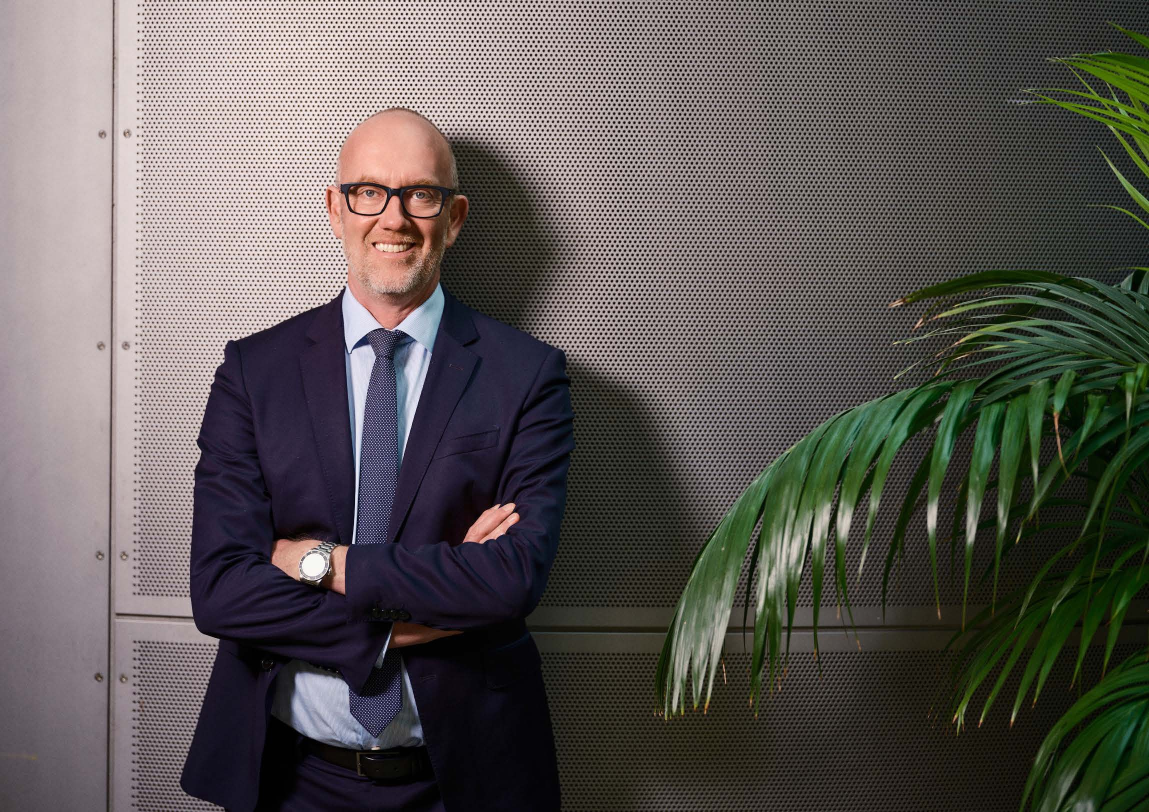
#> input picture brand/extract/04-photos/01-executive-portraits/dk-annual-report-2025_p05_01.jpg, 2298 x 1624 px, given in place of cn-impact-plan-2026_p01_17.png, which was not available (shown at 1/2 size)
$ python build_brand_assets.py
#> lines starting #> are read from the running program, lines starting #| are printed output that depends on the picture; pictures that were not available may be replaced by others from this repository, and a replacement may not be noted
"""Builds the small web versions of the KPMG brand photos the explainer page can show.

Source: brand/extract (the KPMG 2026 asset library). Output: agent/assets/brand/<id>.jpg,
800 x 320 banner crops (the 2.5:1 card-banner shape of the thought-leadership decks), small
enough to inline several per page under GE's per-message limit. Run from the repo root:
    python tools/build_brand_assets.py
The catalogue (ids, descriptions, themes) lives in agent/brand.py. Also writes the line icons
from 07-diagrams/icons to agent/assets/icons.
"""
import pathlib
import re
import sys

from PIL import Image

sys.path.insert(0, str(pathlib.Path(__file__).resolve().parents[1]))
from agent.brand import PHOTOS  # noqa: E402

ROOT = pathlib.Path(__file__).resolve().parents[1]
SRC = ROOT / "brand" / "extract" / "04-photos"
OUT = ROOT / "agent" / "assets" / "brand"
W, H = 800, 320


def crop(im: Image.Image, focus_x: float, focus_y: float = 0.5) -> Image.Image:
    """Scale to cover W x H, then crop around focus_x / focus_y (0 = left/top edge, 1 = right/bottom)."""
    scale = max(W / im.width, H / im.height)
    im = im.resize((round(im.width * scale), round(im.height * scale)), Image.LANCZOS)
    left = round((im.width - W) * focus_x)
    top = round((im.height - H) * focus_y)
    return im.crop((left, top, left + W, top + H))


def icons() -> None:
    """The six line icons from 07-diagrams, cleaned for inline use: metadata and fixed size
    removed, stroke set to currentColor so they follow the page's colour (and dark mode)."""
    out = ROOT / "agent" / "assets" / "icons"
    out.mkdir(parents=True, exist_ok=True)
    for f in sorted((ROOT / "brand" / "extract" / "07-diagrams" / "icons").glob("icon-*-blue.svg")):
        s = re.sub(r"<metadata>.*?</metadata>|<!--.*?-->", "", f.read_text(encoding="utf-8"), flags=re.S)
        s = re.sub(r'\s+xmlns:c2pa="[^"]*"', "", s)
        s = re.sub(r'\s(width|height)="[^"]*"', "", s, count=2).replace('stroke="#00338D"', 'stroke="currentColor"')
        (out / f"{f.name[5:-9]}.svg").write_text(re.sub(r">\s+<", "><", s).strip(), encoding="utf-8")


def main() -> None:
    OUT.mkdir(parents=True, exist_ok=True)
    for p in PHOTOS:
        im = Image.open(SRC / p.source).convert("RGB")
#> im is the input picture: PIL image 2298x1624 RGB; mean R, G, B 92.9, 88.5, 85.4
        crop(im, p.focus_x, p.focus_y).save(OUT / f"{p.id}.jpg", quality=72, optimize=True, progressive=True)
#> in crop, `im = im.resize((round(im.width * scale), round(im.height * scale)), Im..`:
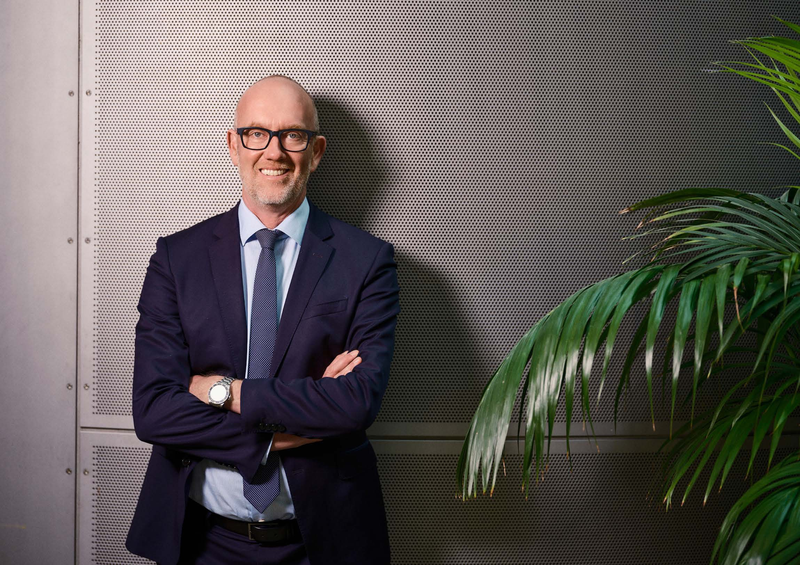
#> im: PIL image 800x565 RGB; mean R, G, B 92.9, 88.5, 85.4
#> in crop, `return im.crop((left, top, left + W, top + H))`:
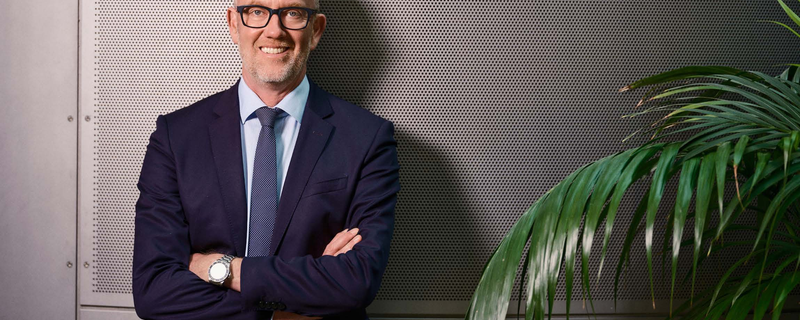
#> returned value: PIL image 800x320 RGB; mean R, G, B 90.8, 87.3, 84.8
#> pass 2 of the loop in main, `for p in PHOTOS:`:
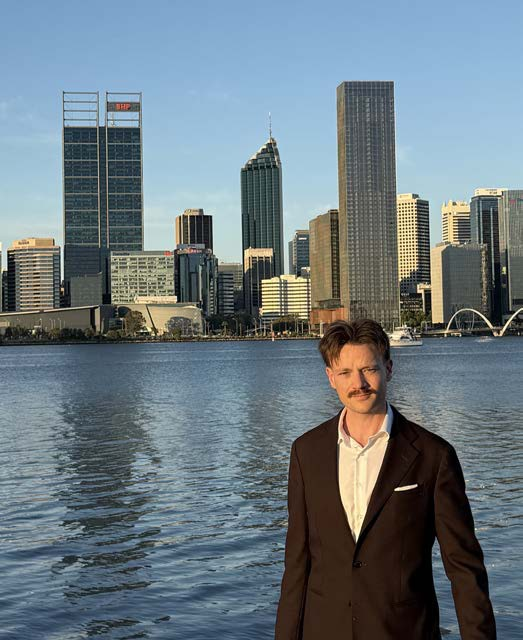
#> input picture brand/extract/04-photos/01-executive-portraits/dk-annual-report-2025_p15_02.jpg, 523 x 640 px, given in place of global-tech-report-2026_p01_01.jpg, which was not available
#> in main, im is the input picture: PIL image 523x640 RGB; mean R, G, B 107.8, 121.6, 129.2
#> im: PIL image 800x979 RGB
#> in crop (call 2), `return im.crop((left, top, left + W, top + H))`:
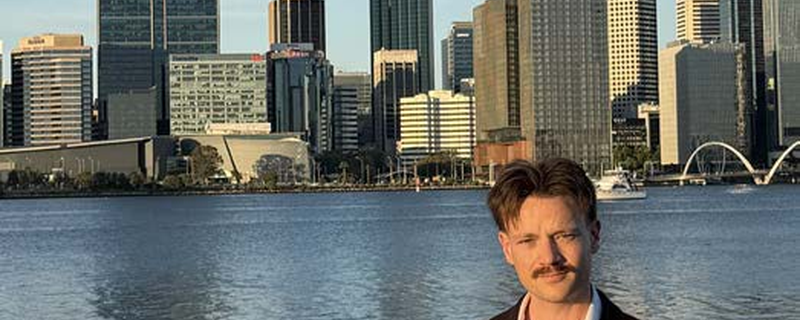
#> returned value: PIL image 800x320 RGB; mean R, G, B 104.5, 108.3, 103.7
    total = sum(f.stat().st_size for f in OUT.glob("*.jpg"))
    print(f"{len(PHOTOS)} photos, {total // 1024} KB")
    icons()


if __name__ == "__main__":
#> (the run stopped early here; a loop or call above may not have finished)
